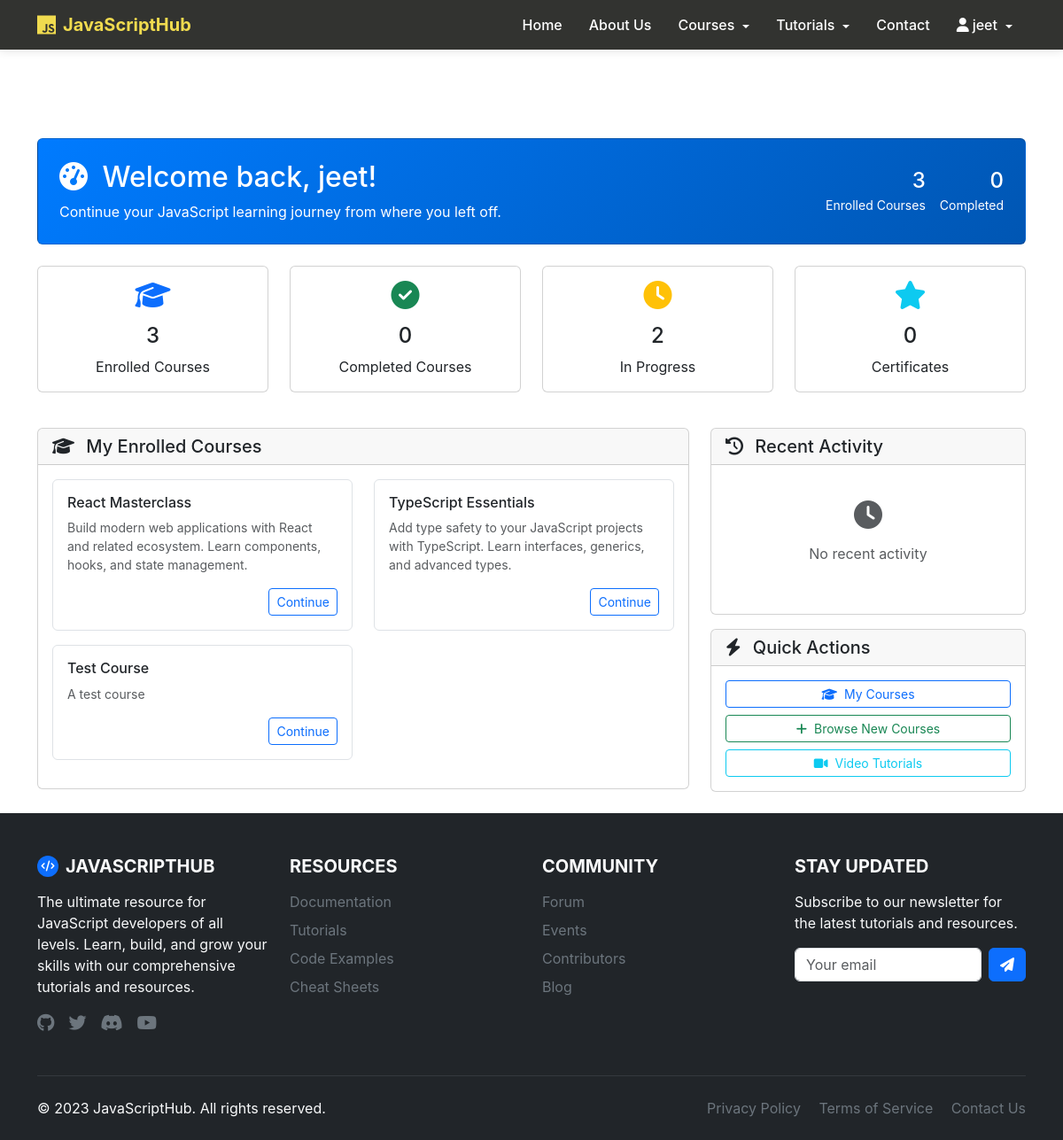
The page /dashboard/ (signed in) on the database its author committed.
### script/models.py (models this page shows, shortened)
class User(models.Model):
    firstname = models.CharField(max_length=150)
    lastname = models.CharField(max_length=150)
    email = models.EmailField(unique=True)
    password = models.CharField(max_length=128)
    created_at = models.DateTimeField(default=timezone.now)
    updated_at = models.DateTimeField(auto_now=True)

class Enrollment(models.Model):
    user = models.ForeignKey(User, on_delete=models.CASCADE, related_name='enrollments')
    course = models.ForeignKey(Course, on_delete=models.CASCADE, related_name='enrollments')
    enrolled_at = models.DateTimeField(auto_now_add=True)
    completed_at = models.DateTimeField(blank=True, null=True)
    is_active = models.BooleanField(default=True)
    class Meta:
        unique_together = ['user', 'course']

class Course(models.Model):
    DIFFICULTY_CHOICES = [
        ('junior', 'Junior'),
        ('intermediate', 'Intermediate'),
        ('advanced', 'Advanced'),
    ]
    title = models.CharField(max_length=200)
    description = models.TextField()
    difficulty = models.CharField(max_length=20, choices=DIFFICULTY_CHOICES)
    image = models.ImageField(upload_to='course_images/', blank=True, null=True)
    duration_hours = models.IntegerField(default=0)
    price = models.DecimalField(max_digits=10, decimal_places=2, default=0.00)
    is_free = models.BooleanField(default=True)
    created_at = models.DateTimeField(auto_now_add=True)
    updated_at = models.DateTimeField(auto_now=True)

### script/views.py (the view)
# urls.py: path('dashboard/', views.dashboard, name='dashboard'),
def dashboard(request):
    if 'user_id' not in request.session:
        return redirect('login')
    user = get_object_or_404(User, id=request.session['user_id'])
    enrollments = Enrollment.objects.filter(user=user, is_active=True)
    total_courses = enrollments.count()
    completed_courses = enrollments.filter(completed_at__isnull=False).count()
    recent_progress = LessonProgress.objects.filter(
        user=user,
        is_completed=True
    ).order_by('-completed_at')[:5]
    context = {
        'user': user,
        'enrollments': enrollments,
        'total_courses': total_courses,
        'completed_courses': completed_courses,
        'recent_progress': recent_progress
    }
    return render(request, 'dashboard.html', context)

### script/templates/dashboard.html (shortened to what this page needs)
{% extends 'base.html' %}
{% load static %}
{% block content %}
<div class="container mt-5 pt-5">
    <div class="row mb-4">
        <div class="col-12">
            <div class="card bg-gradient-primary text-white">
                <div class="card-body p-4">
                    <div class="row align-items-center">
                        <div class="col-md-8">
                            <h2 class="mb-2">
                                <i class="fas fa-tachometer-alt me-2"></i>
                                Welcome back, {{ user.firstname }}!
                            </h2>
                            <p class="mb-0">Continue your JavaScript learning journey from where you left off.</p>
                        </div>
                        <div class="col-md-4 text-md-end">
                            <div class="d-flex align-items-center justify-content-md-end">
                                <div class="me-3">
                                    <h4 class="mb-0">{{ total_courses }}</h4>
                                    <small>Enrolled Courses</small>
                                </div>
                                <div>
                                    <h4 class="mb-0">{{ completed_courses }}</h4>
                                    <small>Completed</small>
                                </div>
                            </div>
                        </div>
                    </div>
                </div>
            </div>
        </div>
    </div>
    <div class="row mb-4">
        <div class="col-md-3 mb-3">
            <div class="card text-center h-100">
                <div class="card-body">
                    <i class="fas fa-graduation-cap fa-2x text-primary mb-3"></i>
                    <h4 class="card-title">{{ total_courses }}</h4>
                    <p class="card-text">Enrolled Courses</p>
                </div>
            </div>
        </div>
        <div class="col-md-3 mb-3">
            <div class="card text-center h-100">
                <div class="card-body">
                    <i class="fas fa-check-circle fa-2x text-success mb-3"></i>
                    <h4 class="card-title">{{ completed_courses }}</h4>
                    <p class="card-text">Completed Courses</p>
                </div>
            </div>
        </div>
        <div class="col-md-3 mb-3">
            <div class="card text-center h-100">
                <div class="card-body">
                    <i class="fas fa-clock fa-2x text-warning mb-3"></i>
                    <h4 class="card-title">{{ total_courses|add:"-1"|add:completed_courses }}</h4>
                    <p class="card-text">In Progress</p>
                </div>
            </div>
        </div>
        <div class="col-md-3 mb-3">
            <div class="card text-center h-100">
                <div class="card-body">
                    <i class="fas fa-star fa-2x text-info mb-3"></i>
                    <h4 class="card-title">0</h4>
                    <p class="card-text">Certificates</p>
                </div>
            </div>
        </div>
    </div>
    <div class="row">
        <div class="col-lg-8 mb-4">
            <div class="card">
                <div class="card-header">
                    <h5 class="mb-0">
                        <i class="fas fa-graduation-cap me-2"></i>
                        My Enrolled Courses
                    </h5>
                </div>
                <div class="card-body">
                    {% if enrollments %}
                        <div class="row">
                            {% for enrollment in enrollments %}
                            <div class="col-md-6 mb-3">
                                <div class="card h-100 border">
                                    <div class="card-body">
                                        <h6 class="card-title">{{ enrollment.course.title }}</h6>
                                        <p class="card-text text-muted small">{{ enrollment.course.description|truncatewords:15 }}</p>
                                        <div class="d-flex justify-content-between align-items-center">
                                            <span class="badge bg-{{ enrollment.course.difficulty }}">
                                            </span>
                                            <a href="{% url 'course_detail' enrollment.course.id %}"
                                               class="btn btn-sm btn-outline-primary">
                                                Continue
                                            </a>
                                        </div>
                                    </div>
                                </div>
                            </div>
                            {% endfor %}
                        </div>
                    {% endif %}
                </div>
            </div>
        </div>
        <div class="col-lg-4 mb-4">
            <div class="card">
                <div class="card-header">
                    <h5 class="mb-0">
                        <i class="fas fa-history me-2"></i>
                        Recent Activity
                    </h5>
                </div>
                <div class="card-body">
                    {% if recent_progress %}
                        <div class="timeline">
                            {% for progress in recent_progress %}
                            <div class="timeline-item mb-3">
                                <div class="d-flex">
                                    <div class="timeline-marker bg-success rounded-circle me-3" style="width: 12px; height: 12px; margin-top: 5px;"></div>
                                    <div class="timeline-content">
                                        <h6 class="mb-1">Completed: {{ progress.lesson.title }}</h6>
                                        <p class="text-muted small mb-0">{{ progress.completed_at|date:"M d, Y" }}</p>
                                    </div>
                                </div>
                            </div>
                            {% endfor %}
                        </div>
                    {% else %}
                        <div class="text-center py-4">
                            <i class="fas fa-clock fa-2x text-muted mb-3"></i>
                            <p class="text-muted">No recent activity</p>
                        </div>
                    {% endif %}
                </div>
            </div>
            <div class="card mt-3">
                <div class="card-header">
                    <h5 class="mb-0">
                        <i class="fas fa-bolt me-2"></i>
                        Quick Actions
                    </h5>
                </div>
                <div class="card-body">
                    <div class="d-grid gap-2">
                        <a href="{% url 'my_courses' %}" class="btn btn-outline-primary btn-sm">
                            <i class="fas fa-graduation-cap me-2"></i>My Courses
                        </a>
                        <a href="{% url 'junior_courses' %}" class="btn btn-outline-success btn-sm">
                            <i class="fas fa-plus me-2"></i>Browse New Courses
                        </a>
                        <a href="{% url 'video_tutorials' %}" class="btn btn-outline-info btn-sm">
                            <i class="fas fa-video me-2"></i>Video Tutorials
                        </a>
                    </div>
                </div>
            </div>
        </div>
    </div>
</div>
{% endblock %}

### templates/base.html (shortened to what this page needs)
{% load static %}
<!DOCTYPE html>
<html lang="en">
<head>
    <link href="https://cdn.jsdelivr.net/npm/bootstrap@5.3.2/dist/css/bootstrap.min.css" rel="stylesheet">
    <link rel="stylesheet" href="https://cdnjs.cloudflare.com/ajax/libs/font-awesome/6.4.0/css/all.min.css">
    <link rel="stylesheet" href="{% static 'css/style.css' %}">
</head>
<body>
    <nav class="navbar navbar-expand-lg navbar-dark fixed-top">
        <div class="container">
            <a class="navbar-brand" href="#">
                <i class="fab fa-js logo-icon"></i>
                JavaScriptHub
            </a>
            <div class="collapse navbar-collapse" id="navbarContent">
                <ul class="navbar-nav ms-auto mb-2 mb-lg-0">
                    <li class="nav-item">
                        <a class="nav-link active" aria-current="page" href="{% url 'home' %}">Home</a>
                    </li>
                    <li class="nav-item">
                        <a class="nav-link" href="{% url 'about' %}">About Us</a>
                    </li>
                    <li class="nav-item dropdown">
                        <a class="nav-link dropdown-toggle" href="#" id="coursesDropdown" role="button"
                           data-bs-toggle="dropdown" aria-expanded="false">
                            Courses
                        </a>
                    </li>
                    <li class="nav-item dropdown">
                        <a class="nav-link dropdown-toggle" href="#" id="tutorialsDropdown" role="button"
                           data-bs-toggle="dropdown" aria-expanded="false">
                            Tutorials
                        </a>
                    </li>
                    <li class="nav-item">
                        <a class="nav-link" href="{% url 'contact' %}">Contact</a>
                    </li>
                    {% if request.session.user_id %}
                        <li class="nav-item dropdown">
                            <a class="nav-link dropdown-toggle" href="#" id="userDropdown" role="button"
                               data-bs-toggle="dropdown" aria-expanded="false">
                                <i class="fas fa-user me-1"></i>{{ request.session.user_name }}
                            </a>
                        </li>
                    {% endif %}
                </ul>
            </div>
        </div>
    </nav>
    {% block content %}
    {% endblock content %}
    <footer class="bg-dark text-light pt-5 pb-4">
    <div class="container">
        <div class="row text-center text-md-start">
            <div class="col-md-6 col-lg-3 mb-4">
                <h5 class="text-uppercase fw-bold mb-3 d-flex align-items-center">
                    <span class="bg-primary rounded-circle d-flex justify-content-center align-items-center me-2" style="width: 24px; height: 24px;">
                        <i class="fas fa-code text-white" style="font-size: 12px;"></i>
                    </span>
                    JavaScriptHub
                </h5>
                <p>The ultimate resource for JavaScript developers of all levels. Learn, build, and grow your skills with our comprehensive tutorials and resources.</p>
                <div class="d-flex gap-3 mt-3">
                    <a href="#" class="text-secondary text-decoration-none"><i class="fab fa-github fa-lg"></i></a>
                    <a href="#" class="text-secondary text-decoration-none"><i class="fab fa-twitter fa-lg"></i></a>
                    <a href="#" class="text-secondary text-decoration-none"><i class="fab fa-discord fa-lg"></i></a>
                    <a href="#" class="text-secondary text-decoration-none"><i class="fab fa-youtube fa-lg"></i></a>
                </div>
            </div>
            <div class="col-md-6 col-lg-3 mb-4">
                <h5 class="text-uppercase fw-bold mb-3">Resources</h5>
                <ul class="list-unstyled">
                    <li><a href="#" class="text-secondary text-decoration-none d-block mb-2">Documentation</a></li>
                    <li><a href="#" class="text-secondary text-decoration-none d-block mb-2">Tutorials</a></li>
                    <li><a href="#" class="text-secondary text-decoration-none d-block mb-2">Code Examples</a></li>
                    <li><a href="#" class="text-secondary text-decoration-none d-block mb-2">Cheat Sheets</a></li>
                </ul>
            </div>
            <div class="col-md-6 col-lg-3 mb-4">
                <h5 class="text-uppercase fw-bold mb-3">Community</h5>
                <ul class="list-unstyled">
                    <li><a href="#" class="text-secondary text-decoration-none d-block mb-2">Forum</a></li>
                    <li><a href="#" class="text-secondary text-decoration-none d-block mb-2">Events</a></li>
                    <li><a href="#" class="text-secondary text-decoration-none d-block mb-2">Contributors</a></li>
                    <li><a href="#" class="text-secondary text-decoration-none d-block mb-2">Blog</a></li>
                </ul>
            </div>
            <div class="col-md-6 col-lg-3 mb-4">
                <h5 class="text-uppercase fw-bold mb-3">Stay Updated</h5>
                <p>Subscribe to our newsletter for the latest tutorials and resources.</p>
                <form class="d-flex">
                    <input type="email" class="form-control me-2" placeholder="Your email">
                    <button class="btn btn-primary" type="submit">
                        <i class="fas fa-paper-plane"></i>
                    </button>
                </form>
            </div>
        </div>
        <hr class="border-secondary my-4">
        <div class="d-flex flex-column flex-md-row justify-content-between align-items-center">
            <p class="mb-2 mb-md-0">&copy; 2023 JavaScriptHub. All rights reserved.</p>
            <div>
                <a href="#" class="text-secondary text-decoration-none me-3">Privacy Policy</a>
                <a href="#" class="text-secondary text-decoration-none me-3">Terms of Service</a>
                <a href="{% url 'contact' %}" class="text-secondary text-decoration-none">Contact Us</a>
            </div>
        </div>
    </div>
</footer>
</body>
</html>

### rows shown on the page
User: session.user_name "jeet", firstname "jeet"
Enrollment: course "React Masterclass", course.description "Build modern web applications with React and related ecosystem. Learn components, hooks, and state management."
Enrollment: course "TypeScript Essentials", course.description "Add type safety to your JavaScript projects with TypeScript. Learn interfaces, generics, and advanced types."
Enrollment: course "Test Course", course.description "A test course"

### other values the page prints
{{ total_courses }} "3"
{{ completed_courses }} "0"
{{ total_courses|add:"-1"|add:completed_courses }} "2"
